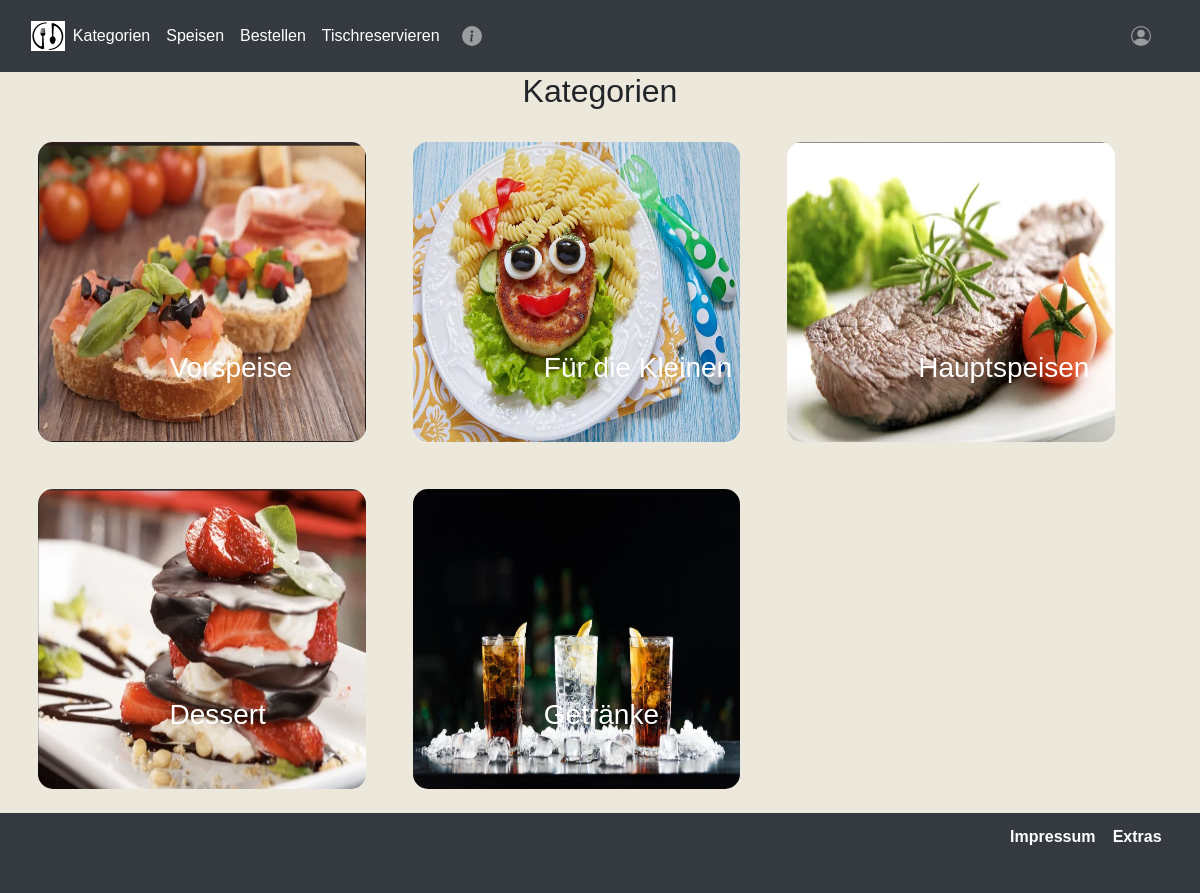
/categories.php (signed in), run on the app's committed database.
### tables this page shows
CREATE TABLE `category` (
                            `id` int(11) NOT NULL,
                            `category_name` varchar(80) NOT NULL,
                            `image_name` varchar(100) NOT NULL,
                            `featured` varchar(10) NOT NULL,
                            `active` varchar(10) NOT NULL,
                            `icon_name` varchar(100) NOT NULL
);

### src/FoodService.php (called while the page is built, shortened)
<?php
require_once "Main.php";
class FoodService extends Main
{
    private $active_categories = array();
    public function loadDashboardData()
    {
        $this->setDashboardCategories();
    }
    private function setDashboardCategories()
    {
        $sql = "SELECT `id`, `category_name`, `image_name`, `icon_name` FROM `category` WHERE `featured` LIKE \"ja\";";
        $result = $this->loadData($sql, "index");
    }
    private function setActiveCategories()
    {
        $sql = "SELECT `id`, `category_name`, `image_name`, `icon_name` FROM `category` WHERE `active` LIKE \"ja\";";
        $result = $this->loadData($sql, "index");
        foreach ($result as $category) {
            $this->active_categories[] = $category;
        }
    }
    public function getActiveCategories()
    {
        return $this->active_categories;
    }
}

### config/globalpath.php (called while the page is built)
<?php
$globalpath = "http://localhost:8888/projekt1";

### src/Main.php (called while the page is built, shortened)
<?php
class Main
{
    protected $conn;
    protected string $globalpath = "http://localhost:8888/projekt1";
    public function __construct()
    {
        require __DIR__ . "/../config/db_connect.php";
        $this->conn = $conn;
    }
    public function loadData($query, $path)
    {
        return $this->p_loadData($query, $path);
    }
    private function p_loadData($query,$path)
    {
        $stmt = mysqli_stmt_init($this->conn);
        if(!mysqli_stmt_prepare($stmt, $query)){
            header("Location: $this->globalpath/$path.php?error=sqlerror");
            exit();
        } else {
            $result = mysqli_stmt_execute($stmt);
            if($result){
                return mysqli_stmt_get_result($stmt);
            }else{
                header("Location: $this->globalpath/$path.php?error=sqlerror");
                exit();
            }
        }
    }
}

### categories.php (the view, shortened to what this page needs)
<!doctype html>
<html lang="de">
<?php
require "views/header.view.php";
?>
<section
        class="categories">
    <div class="container-kategorie">
        <h2 class="text-center">Kategorien</h2>
        <?php
        $categories = $foodS->getActiveCategories();
        if(count($categories)>0)
        {
            foreach ($categories as $category)
            {
                $id = $category['id'];
                $category_name = $category['category_name'];
                $image_name = $category['image_name'];
                ?>
                <a href="<?php echo $globalpath; ?>/food.php?category=<?php echo $id; ?>">
                    <div class="box-3 float-container">
                        <?php
                        if($image_name=="")
                        {
                            echo "<div class='error'>Image not found.</div>";
                        }
                        else
                        {
                            ?>
                            <img src="<?php echo $globalpath; ?>/assets/images/<?php echo $image_name; ?>" alt="FoodImage" class="img-responsive img-curve" height="300.34px">
                            <?php
                        }
                        ?>
                        <h3 class="float-text text-b"><?php echo $category_name; ?></h3>
                    </div>
                </a>
                <?php
            }
        }
        else
        {
            echo "<div class='error'>keine Kategorie verfügbar</div>";
        }
        ?>
    </div>
</section>
<?php require "views/footer.view.php";
?>

### assets/css/style.css (style rules this page uses)
body { position: relative; min-height: 100vh; background-color: #ece8db; }
body, input, textarea, button, select, option { font-family: "Oswald", Helvetica, sans-serif; font-weight: 100; font-size: 1rem; line-height: 1rem; }

### categories.php (style rules this page uses)
.img-responsive { width: 100%; }
.img-curve { border-radius: 15px; }
.text-center { text-align: center; }
.text-b { color: #ffffff; }
.float-container { position: relative; }
.float-text { position: absolute; bottom: 50px; left: 40%; }
.box-3 { width: 28%; float: left; margin: 2%; }

### data on the page
category: image_name (picture), category_name "Vorspeise"
category: image_name (picture), category_name "Für die Kleinen"
category: image_name (picture), category_name "Hauptspeisen"
category: image_name (picture), category_name "Dessert"
category: image_name (picture), category_name "Getränke"
